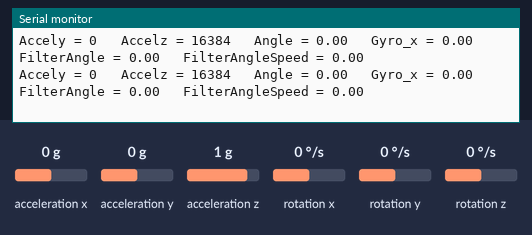
The sketch below on a simulated ESP32. Shown: the last lines printed to the serial monitor. The test bench sets the inputs (shaded band); at power-on: acceleration y 0 g, acceleration z 1 g, rotation x 0 °/s, acceleration x 0 g, rotation y 0 °/s, rotation z 0 °/s.

Above: at 2.7 s.
2.8 s: acceleration y set to -1.4 g
At 3.6 s:
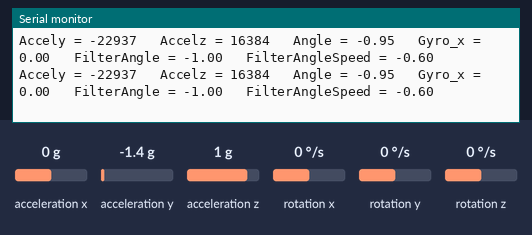
5.8 s: acceleration z set to -1.4 g
At 6.3 s:
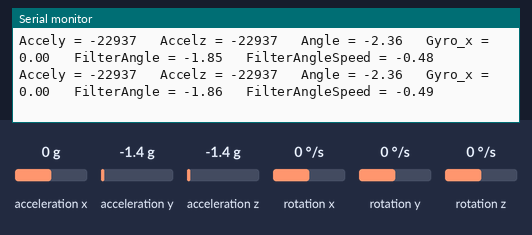
8.8 s: rotation x set to -192 °/s
At 9.4 s:
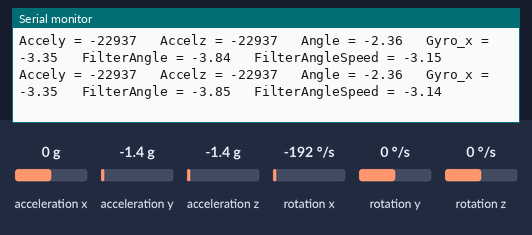
11.8 s: acceleration y set to -0.8 g
At 12.8 s:
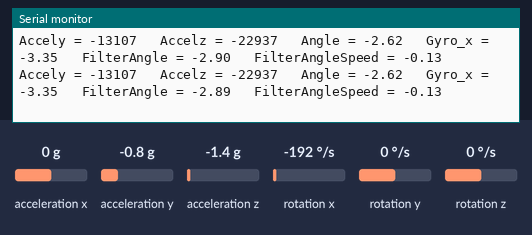
14.8 s: acceleration z set to 0 g
At 15.7 s:
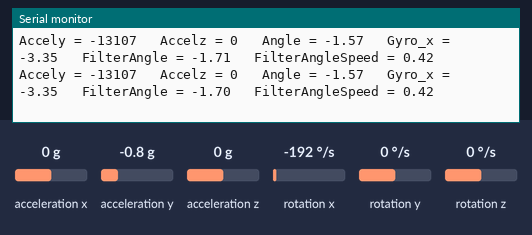
17.8 s: rotation x set to 192 °/s
At 18.6 s:
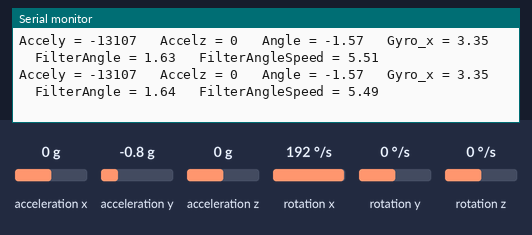
Timing chart, 0 to 20.8 s (numbered marks = the images above; inputs shaded):
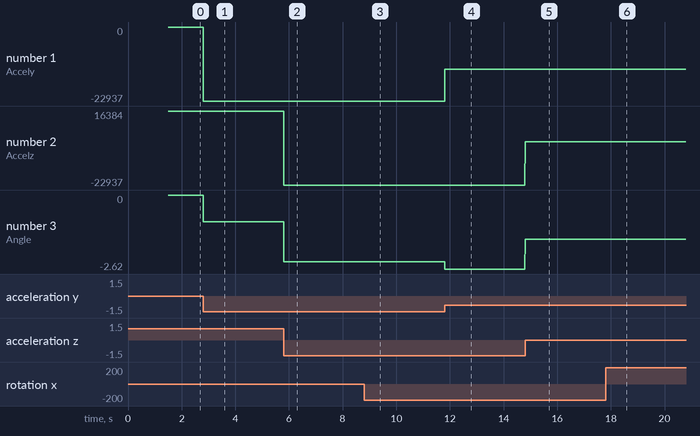

The sketch:

MPU6050ESP32Test.ino
```cpp
#include <MPU6050.h>      //MPU6050 library
#include <Wire.h>        //IIC communication library

#define DT 10 // dt is milliseconds

MPU6050 mpu6050;     //Instantiate an MPU6050 object; name mpu6050
int16_t ax, ay, az, gx, gy, gz;     //Define three-axis acceleration, three-axis gyroscope variables

///////////////////////Kalman_Filter////////////////////////////
float Q_angle = 0.001;  //Covariance of gyroscope noise
float Q_gyro = 0.003;   //Covariance of gyroscope drift noise
float R_angle = 0.5;    //Covariance of accelerometer
char C_0 = 1;
float dt = DT/1000.0;  //The value of dt is the filter sampling time.  (How do we know the loop takes 0.05 seconds?  Better fix this!)
long int ms_last;
float K1 = 0.05;  // a function containing the Kalman gain is used to calculate the deviation of the optimal estimate.
float K_0, K_1, t_0, t_1;
float angle_err;
float q_bias;  //gyroscope drift
int32_t PWMvoltage = 0;

float accelz = 0;
float angle;
float angle_speed;
float friction = 0;
float Pdot[4] = { 0, 0, 0, 0 };
float P[2][2] = { { 1, 0 }, { 0, 1 } };
float PCt_0, PCt_1, E;


float Angle;   //angle variable
double Gyro_x;   //Angular velocity variable

void Kalman_Filter(double angle_m, double gyro_m);


void setup()
{
  // Join the I2C bus
  Wire.begin();                            //Join the I2C bus sequence
  Serial.begin(115200);                       //open serial monitor and set the baud rate to 9600
  delay(1500);
  mpu6050.initialize();                       //initialize MPU6050
  delay(2);
}

void loop()
{
  mpu6050.getMotion6(&ax, &ay, &az, &gx, &gy, &gz);     //IIC to get MPU6050 six-axis data  ax ay az gx gy gz
  Angle = atan2(ay , az);           //Radial rotation angle calculation formula; the negative sign is direction processing
  Gyro_x = gx / 7506.;              //7506. The X-axis angular velocity calculated by the gyroscope; the negative sign is the direction processing
  Kalman_Filter(Angle, Gyro_x);
  Serial.print("Accely = ");
  Serial.print(ay);
  Serial.print("   Accelz = ");
  Serial.print(az);
  Serial.print("   Angle = ");
  Serial.print(Angle);
  Serial.print("   Gyro_x = ");
  Serial.print(Gyro_x);
  Serial.print("   FilterAngle = ");
  Serial.print(angle);
  Serial.print("   FilterAngleSpeed = ");
  Serial.println(angle_speed);
}

 void Kalman_Filter(double angle_m, double gyro_m) {
  angle += (gyro_m - q_bias) * dt;  //Prior estimate
  angle_err = angle_m - angle;

  Pdot[0] = dt * P[1][1] + Q_angle - P[0][1] - P[1][0];  //Differential of azimuth error covariance  ****Rob changed this!
  Pdot[1] = -P[1][1];
  Pdot[2] = -P[1][1];
  Pdot[3] = Q_gyro;

  P[0][0] += Pdot[0] * dt;  //The integral of the covariance differential of the prior estimate error
  P[0][1] += Pdot[1] * dt;
  P[1][0] += Pdot[2] * dt;
  P[1][1] += Pdot[3] * dt;

  //Intermediate variable of matrix multiplication
  PCt_0 = C_0 * P[0][0];
  PCt_1 = C_0 * P[1][0];
  //Denominator
  E = R_angle + C_0 * PCt_0;
  //Gain value
  K_0 = PCt_0 / E;
  K_1 = PCt_1 / E;

  t_0 = PCt_0;  //Intermediate variable of matrix multiplication
  t_1 = C_0 * P[0][1];

  P[0][0] -= K_0 * t_0;  //Posterior estimation error covariance
  P[0][1] -= K_0 * t_1;
  P[1][0] -= K_1 * t_0;
  P[1][1] -= K_1 * t_1;
  q_bias += K_1 * angle_err;      //Posterior estimation
  angle_speed = gyro_m - q_bias;  //The differential value of the output value; work out the optimal angular velocity
  angle += K_0 * angle_err;       ////Posterior estimation; work out the optimal angle
}
```

Measured:
- after the input at 2.8 s, the serial monitor: prints a new line at once (image 1)
- plotted number 1: 0 → -22937 after the input at 2.8 s
- plotted number 3: 0 → -0.95 after the input at 2.8 s
